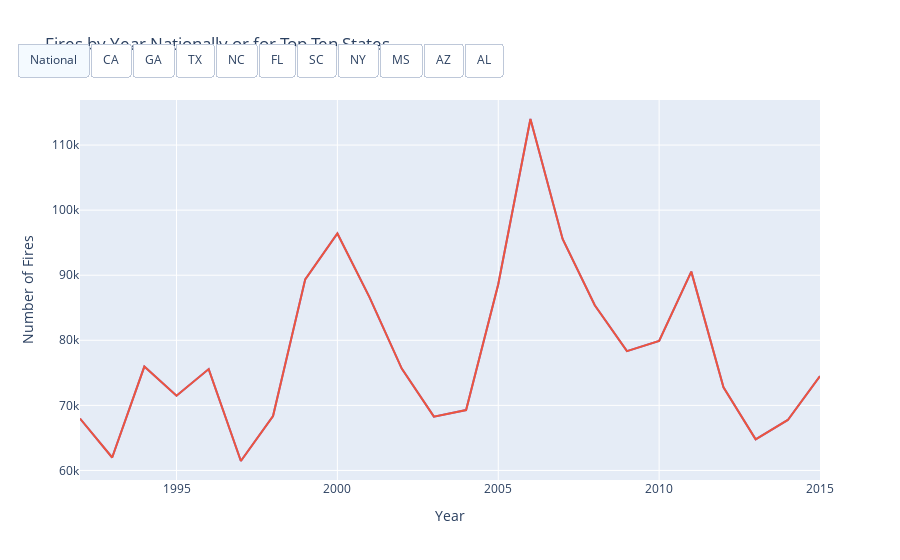

This figure's notebook cell:
### Code cell
fire_years_state_df = df[['OBJECTID','FIRE_YEAR','STATE']]

national_graph_data = fire_years_state_df.groupby('FIRE_YEAR').count()
ca_graph_data = fire_years_state_df[(fire_years_state_df['STATE']== 'CA')].groupby('FIRE_YEAR').count()
ga_graph_data = fire_years_state_df[(fire_years_state_df['STATE']== 'GA')].groupby('FIRE_YEAR').count()
tx_graph_data = fire_years_state_df[(fire_years_state_df['STATE']== 'TX')].groupby('FIRE_YEAR').count()
nc_graph_data = fire_years_state_df[(fire_years_state_df['STATE']== 'NC')].groupby('FIRE_YEAR').count()
fl_graph_data = fire_years_state_df[(fire_years_state_df['STATE']== 'FL')].groupby('FIRE_YEAR').count()
sc_graph_data = fire_years_state_df[(fire_years_state_df['STATE']== 'SC')].groupby('FIRE_YEAR').count()
ny_graph_data = fire_years_state_df[(fire_years_state_df['STATE']== 'NY')].groupby('FIRE_YEAR').count()
ms_graph_data = fire_years_state_df[(fire_years_state_df['STATE']== 'MS')].groupby('FIRE_YEAR').count()
az_graph_data = fire_years_state_df[(fire_years_state_df['STATE']== 'AZ')].groupby('FIRE_YEAR').count()
al_graph_data = fire_years_state_df[(fire_years_state_df['STATE']== 'AL')].groupby('FIRE_YEAR').count()


fig1 = px.line(national_graph_data, labels={
                     "FIRE_YEAR": "Year",
                     "value": "Number of Fires"},
                title='Fires by Year Nationally or for Top Ten States '
            )
fig1.update_layout(showlegend = False)


fig1.update_layout(
    updatemenus=[
        dict(type="buttons",
            direction="right",
            x=0.57,
            y=1.15,
            showactive=True,
            buttons=list(
                [
                dict(
                    label= 'National',
                    method="update",
                    args=[{"y" : [national_graph_data.OBJECTID]}]),
                
                dict(
                    label= 'CA',
                    method="update",
                    args=[{"y" : [ca_graph_data.OBJECTID]}]),
                
                dict(
                    label= 'GA',
                    method="update",
                    args=[{"y" : [ga_graph_data.OBJECTID]}]),
                
                dict(
                    label= 'TX',
                    method="update",
                    args=[{"y" : [tx_graph_data.OBJECTID]}]),
                
                dict(
                    label= 'NC',
                    method="update",
                    args=[{"y" : [nc_graph_data.OBJECTID]}]),
                
                dict(
                    label= 'FL',
                    method="update",
                    args=[{"y" : [fl_graph_data.OBJECTID]}]),
                
                dict(
                    label= 'SC',
                    method="update",
                    args=[{"y" : [sc_graph_data.OBJECTID]}]),
                
                dict(
                    label='NY',
                    method="update",
                    args=[{"y" : [ny_graph_data.OBJECTID]}]),
                
                dict(
                    label= 'MS',
                    method="update",
                    args=[{"y" : [ms_graph_data.OBJECTID]}]),
                
                dict(
                    label='AZ',
                    method="update",
                    args=[{"y" : [az_graph_data.OBJECTID]}]),
                
                dict(
                    label= 'AL',
                    method="update",
                    args=[{"y" : [al_graph_data.OBJECTID]}]),
                
                
                
                ]
            ))                    
        ]
    )
    
##Display the graph: Use the show method to display the graph.
fig1.show()

### Figure 1 — Plotly figure (JSON) as saved in the notebook; plotly's stock layout.template omitted (floating-point values rounded to 4 significant figures)
{"data": [{"hovertemplate": "variable=OBJECTID<br>Year=%{x}<br>Number of Fires=%{y}<extra></extra>", "legendgroup": "OBJECTID", "line": {"color": "#636efa", "dash": "solid"}, "marker": {"symbol": "circle"}, "mode": "lines", "name": "OBJECTID", "orientation": "v", "showlegend": true, "type": "scatter", "x": [1992, 1993, 1994, 1995, 1996, 1997, 1998, 1999, 2000, 2001, 2002, 2003, 2004, 2005, 2006, 2007, 2008, 2009, 2010, 2011, 2012, 2013, 2014, 2015], "xaxis": "x", "y": [67975, 61989, 75955, 71472, 75574, 61450, 68370, 89363, 96416, 86587, 75656, 68261, 69279, 88604, 114004, 95573, 85378, 78325, 79889, 90552, 72769, 64780, 67753, 74491], "yaxis": "y"}, {"hovertemplate": "variable=STATE<br>Year=%{x}<br>Number of Fires=%{y}<extra></extra>", "legendgroup": "STATE", "line": {"color": "#EF553B", "dash": "solid"}, "marker": {"symbol": "circle"}, "mode": "lines", "name": "STATE", "orientation": "v", "showlegend": true, "type": "scatter", "x": [1992, 1993, 1994, 1995, 1996, 1997, 1998, 1999, 2000, 2001, 2002, 2003, 2004, 2005, 2006, 2007, 2008, 2009, 2010, 2011, 2012, 2013, 2014, 2015], "xaxis": "x", "y": [67975, 61989, 75955, 71472, 75574, 61450, 68370, 89363, 96416, 86587, 75656, 68261, 69279, 88604, 114004, 95573, 85378, 78325, 79889, 90552, 72769, 64780, 67753, 74491], "yaxis": "y"}], "layout": {"legend": {"title": {"text": "variable"}, "tracegroupgap": 0}, "showlegend": false, "title": {"text": "Fires by Year Nationally or for Top Ten States "}, "updatemenus": [{"buttons": [{"args": [{"y": [[67975, 61989, 75955, 71472, 75574, 61450, 68370, 89363, 96416, 86587, 75656, 68261, 69279, 88604, 114004, 95573, 85378, 78325, 79889, 90552, 72769, 64780, 67753, 74491]]}], "label": "National", "method": "update"}, {"args": [{"y": [[10833, 8270, 8654, 7381, 9173, 7930, 6864, 8910, 6977, 8182, 7133, 7913, 7418, 6678, 8271, 10151, 7744, 6940, 5776, 8562, 7208, 8723, 6494, 7365]]}], "label": "CA", "method": "update"}, {"args": [{"y": [[6459, 9111, 6584, 7968, 9872, 7234, 7301, 11138, 10549, 9572, 7804, 4567, 8127, 6049, 8925, 8717, 5807, 4176, 5874, 8414, 4949, 3252, 4063, 2355]]}], "label": "GA", "method": "update"}, {"args": [{"y": [[1168, 1457, 907, 1648, 2843, 770, 2026, 1775, 2627, 771, 1229, 1147, 1040, 6901, 15022, 5477, 18067, 14142, 9351, 19453, 7623, 9735, 8538, 8304]]}], "label": "TX", "method": "update"}, {"args": [{"y": [[5696, 4808, 5739, 5253, 4238, 4512, 4324, 4041, 4987, 8143, 5590, 2041, 4343, 4045, 5059, 7284, 4382, 3319, 4100, 5427, 3559, 3329, 4587, 2471]]}], "label": "NC", "method": "update"}, {"args": [{"y": [[4222, 4548, 3530, 3186, 4697, 3912, 4813, 5484, 6499, 4887, 3131, 2150, 3618, 2395, 5115, 4589, 3105, 3016, 2373, 5029, 3107, 2163, 2144, 2548]]}], "label": "FL", "method": "update"}, {"args": [{"y": [[5195, 5287, 4489, 3520, 4414, 3070, 3508, 5384, 4995, 6225, 4683, 1315, 3058, 2704, 2855, 3998, 2744, 1757, 2144, 3181, 1971, 1626, 1893, 1299]]}], "label": "SC", "method": "update"}, {"args": [{"y": [[364, 304, 129, 487, 107, 365, 310, 711, 1756, 3262, 3512, 4934, 4062, 7700, 6631, 6319, 7156, 5764, 6181, 3740, 3944, 2890, 4358, 5884]]}], "label": "NY", "method": "update"}, {"args": [{"y": [[4478, 4015, 3356, 4992, 4923, 2783, 3424, 5436, 7984, 2888, 2832, 1913, 2812, 3520, 5533, 2767, 2016, 1966, 2926, 1614, 1218, 1488, 2224, 2122]]}], "label": "MS", "method": "update"}, {"args": [{"y": [[3494, 4639, 4519, 4502, 3761, 2250, 2679, 2736, 3859, 3186, 2918, 2916, 2843, 3690, 3319, 2443, 1898, 2333, 1617, 1912, 1760, 1665, 2828, 3819]]}], "label": "AZ", "method": "update"}, {"args": [{"y": [[93, 137, 3452, 4230, 4048, 2591, 3566, 4501, 6264, 3309, 2926, 1824, 3054, 2547, 3947, 3833, 2012, 1372, 2913, 2042, 1747, 1670, 2418, 2074]]}], "label": "AL", "method": "update"}], "direction": "right", "showactive": true, "type": "buttons", "x": 0.57, "y": 1.15}], "xaxis": {"anchor": "y", "domain": [0, 1], "title": {"text": "Year"}}, "yaxis": {"anchor": "x", "domain": [0, 1], "title": {"text": "Number of Fires"}}}}
